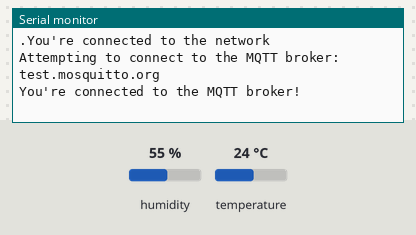
A sketch run on a simulated ESP32. Parts: the last lines printed to the serial monitor. The test bench sets the inputs (shaded band); at power-on: humidity 55 %, temperature 24 °C. WiFi joins after 1.5 s; servers stay silent unless stated; no MQTT or app messages arrive unless stated.

Above: at 6.2 s.
6.3 s: humidity set to 22 %
At 9.4 s:
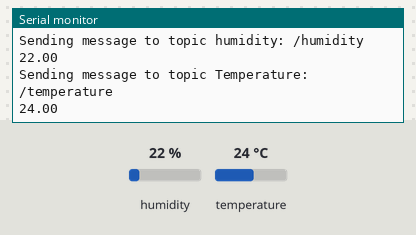
14.5 s: temperature set to 12 °C
At 16.7 s:
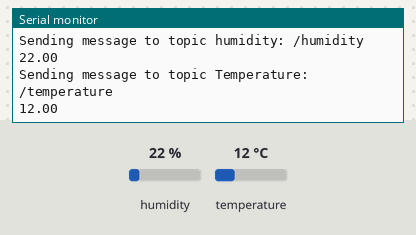
22.7 s: humidity set to 40 %
At 25.3 s:
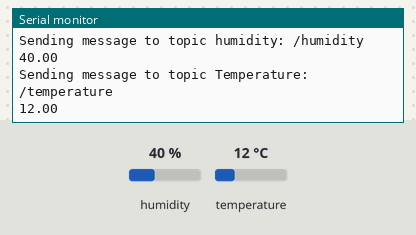
Timing chart, 0 to 26.8 s (numbered marks = the images above; inputs shaded):
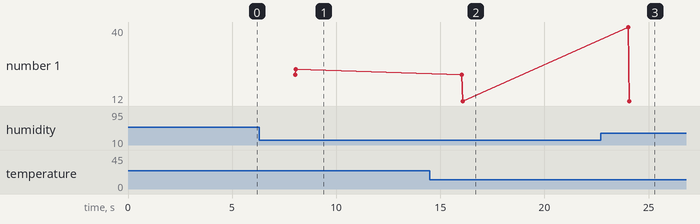

Measured:
- after the input at 6.3 s, the serial monitor: prints a new line after 1.7 s (image 1)
- after the input at 14.5 s, the serial monitor: prints a new line after 1.6 s (image 2)
- after the input at 22.7 s, the serial monitor: prints a new line after 1.3 s (image 3)
- plotted number 1: 24 → 12 after the input at 14.5 s

The sketch:

esp32.ino
```cpp
//Including all the required libraries
//DHT is used for collecting Temperature and Humidity data's
//Wifi is used to connect to wifi to establish a connection to our network for transmission of data
//ArduinoMqttClient these libraries are used for establishig a Mqtt connection in the web
#include "DHT.h"
#include "WiFi.h"
#include "ArduinoMqttClient.h"


//Defining the data pin where data should come
//Defining the DHT sensor type
//Initiating the dht for reading data
#define DHTPIN 4
#define DHTTYPE DHT11
DHT dht(DHTPIN, DHTTYPE);


//defining the Wifi name
//defining the password for the wifi
//defining the online mqtt broker(IP address) to which it should connect
#define ssid "DOTWORLD -JIO 2.4GHz"
#define password "D0TW0RLD@2022"
#define server "test.mosquitto.org"


//defining the names for the topic to which it should subscribe and publish
//two topics Humidity for collecting room humidity and Temperature topic to collect Room temperature data
#define hum_topic "/humidity"
#define temp_topic "/temperature"

//defining the wifi
//defining the mqttclient
WiFiClient wifi;
MqttClient mqttClient(wifi);


const long interval = 8000;
unsigned long previousMillis = 0;

//int count = 0;

void setup() {

  Serial.begin(9600);
  Serial.print("Attempting to connect to WPA SSID: ");
  Serial.println(ssid);
  while (WiFi.begin(ssid, password) != WL_CONNECTED) {
    Serial.print(".");
    delay(5000);
  }

  Serial.println("You're connected to the network");
  Serial.println();

  Serial.print("Attempting to connect to the MQTT broker: ");
  Serial.println(server);

  if (!mqttClient.connect(server, 1883)) {
    Serial.print("MQTT connection failed! Error code = ");
    Serial.println(mqttClient.connectError());

    while (1);
  }

  Serial.println("You're connected to the MQTT broker!");
  Serial.println();
  dht.begin();
}


void loop() {

// call poll() regularly to allow the library to send MQTT keep alive which
// avoids being disconnected by the broker
  mqttClient.poll();

//gives the current milliseconds
  unsigned long currentMillis = millis();

//we are checking if the time exceeded more than 8 seconds if it exceeds we publish the data else we won't
  if (currentMillis - previousMillis >= interval) {
    previousMillis = currentMillis;


//reading the temperature and humidity data
    float Humidity = dht.readHumidity();
    float Temperature = dht.readTemperature();

//printing both the datas
    Serial.print("Sending message to topic humidity: ");
    Serial.println(hum_topic);
    Serial.println(Humidity);

    Serial.print("Sending message to topic Temperature: ");
    Serial.println(temp_topic);
    Serial.println(Temperature);

//publishing both the datas to the mqtt
    mqttClient.beginMessage(hum_topic);
    mqttClient.print(Humidity);
    mqttClient.endMessage();

    mqttClient.beginMessage(temp_topic);
    mqttClient.print(Temperature);
    mqttClient.endMessage();

    Serial.println();
  }
}
```
